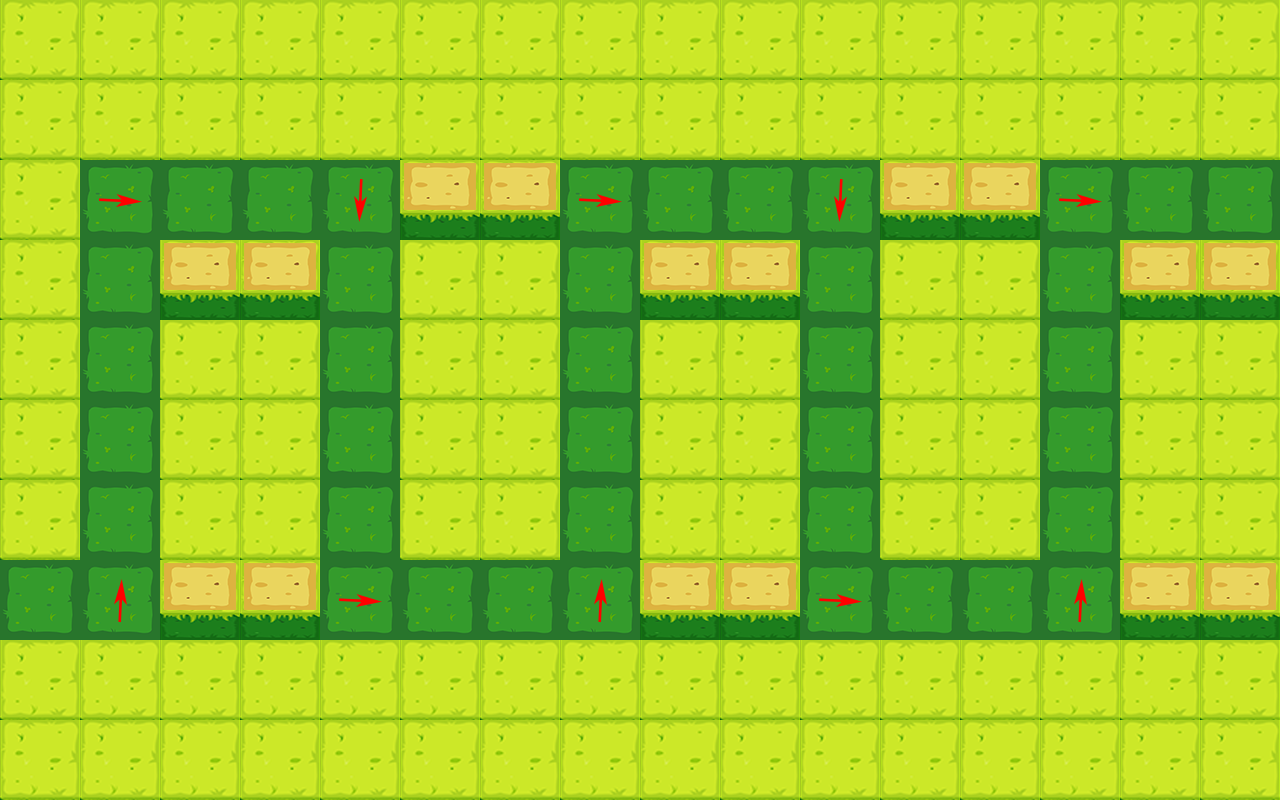

A 2D game scene composited from a Tiled map and its tileset images. What follows is a short description and the map's XML, with each tile layer's data collapsed to a summary:
An orthogonal 16x10 tile map with 80x80 px tiles, 1 tile layer (Слой тайлов 1), 7 tilesets.

<map version="1.0" orientation="orthogonal" width="16" height="10" tilewidth="80" tileheight="80">
 <tileset firstgid="1" name="bottom" tilewidth="80" tileheight="80">
  <image source="image/tile map/bottom.png" width="80" height="80" />
 </tileset>
 <tileset firstgid="2" name="left" tilewidth="80" tileheight="80">
  <image source="image/tile map/left.png" width="80" height="80" />
 </tileset>
 <tileset firstgid="3" name="right" tilewidth="80" tileheight="80">
  <image source="image/tile map/right.png" width="80" height="80" />
 </tileset>
 <tileset firstgid="4" name="top" tilewidth="80" tileheight="80">
  <image source="image/tile map/top.png" width="80" height="80" />
 </tileset>
 <tileset firstgid="5" name="bush_tile 1" tilewidth="80" tileheight="80">
  <image source="image/tile map/bush_tile 1.png" width="80" height="80" />
 </tileset>
 <tileset firstgid="6" name="bush_tile_tower" tilewidth="80" tileheight="80">
  <image source="image/tile map/bush_tile_tower.png" width="80" height="80" />
 </tileset>
 <tileset firstgid="7" name="grass_tile_1" tilewidth="80" tileheight="80">
  <image source="image/tile map/grass_tile_1.png" width="80" height="80" />
 </tileset>
 <layer name="Слой тайлов 1" width="16" height="10">
  <data>[160 cells, 160 non-empty, 6 distinct tile ids]</data>
 </layer>
</map>
